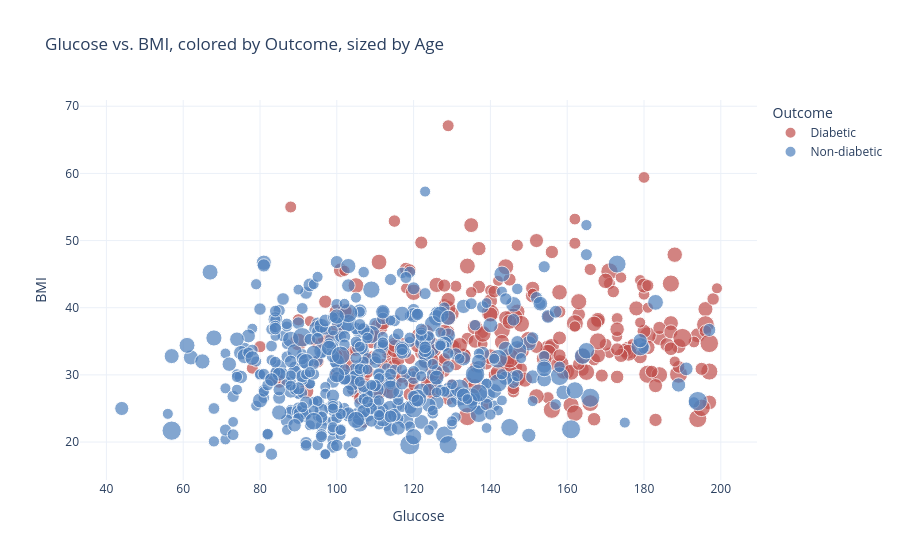

Notebook source saved alongside this figure:
### Markdown cell above
## 5. Interactive scatter (Plotly): Glucose vs. BMI

A static scatter can only show so much at once. This interactive Plotly view plots `Glucose`
against `BMI`, colors points by `Outcome`, and sizes them by `Age`, so three additional
dimensions of context are all visible in one figure. Hover over any point in a live kernel to
inspect the exact values.

### Code cell
fig = px.scatter(
    df,
    x="Glucose",
    y="BMI",
    color=df["Outcome"].map({0: "Non-diabetic", 1: "Diabetic"}),
    size="Age",
    size_max=15,
    opacity=0.7,
    color_discrete_map={"Non-diabetic": "#4f81bd", "Diabetic": "#c0504d"},
    title="Glucose vs. BMI, colored by Outcome, sized by Age",
    labels={"color": "Outcome"},
)
fig.update_layout(template="plotly_white")
fig.show()

### Figure 1 — Plotly figure (JSON) as saved in the notebook; plotly's stock layout.template omitted (floating-point values rounded to 4 significant figures; data arrays with more than 128 entries replaced by an {"elided": "..."} marker saying what was removed)
{"data": [{"hovertemplate": "Outcome=Diabetic<br>Glucose=%{x}<br>BMI=%{y}<br>Age=%{marker.size}<extra></extra>", "legendgroup": "Diabetic", "marker": {"color": "#c0504d", "opacity": 0.7, "size": {"elided": "268 int values"}, "sizemode": "area", "sizeref": 0.36, "symbol": "circle"}, "mode": "markers", "name": "Diabetic", "orientation": "v", "showlegend": true, "type": "scatter", "x": {"elided": "268 float values"}, "xaxis": "x", "y": {"elided": "268 float values"}, "yaxis": "y"}, {"hovertemplate": "Outcome=Non-diabetic<br>Glucose=%{x}<br>BMI=%{y}<br>Age=%{marker.size}<extra></extra>", "legendgroup": "Non-diabetic", "marker": {"color": "#4f81bd", "opacity": 0.7, "size": {"elided": "500 int values"}, "sizemode": "area", "sizeref": 0.36, "symbol": "circle"}, "mode": "markers", "name": "Non-diabetic", "orientation": "v", "showlegend": true, "type": "scatter", "x": {"elided": "500 float values"}, "xaxis": "x", "y": {"elided": "500 float values"}, "yaxis": "y"}], "layout": {"legend": {"itemsizing": "constant", "title": {"text": "Outcome"}, "tracegroupgap": 0}, "title": {"text": "Glucose vs. BMI, colored by Outcome, sized by Age"}, "xaxis": {"anchor": "y", "domain": [0.0, 1.0], "title": {"text": "Glucose"}}, "yaxis": {"anchor": "x", "domain": [0.0, 1.0], "title": {"text": "BMI"}}}}
